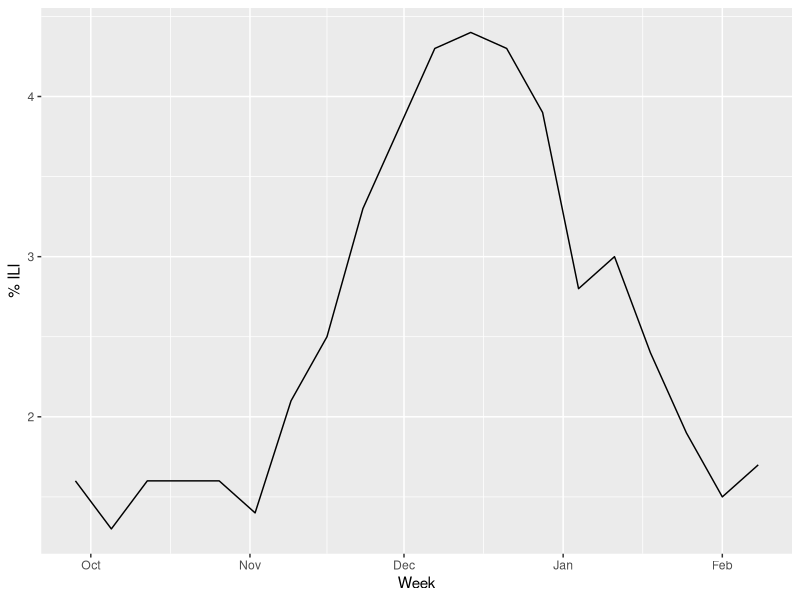

This chart was generated by the following R code:
## ---- chunk 1
#| label: fig-ili
#| echo: true
#| fig-alt: "Line chart of weekly percent ILI over 20 weeks, rising from
#|   about 1.5% to a peak near 4.5% in week 12, then falling."

library(ggplot2)

set.seed(2026)
ili <- data.frame(
  week    = seq(as.Date("2025-09-28"), by = "week", length.out = 20),
  pct_ili = round(1.5 + 3 * exp(-((1:20 - 12)^2) / 18) + rnorm(20, 0, 0.2), 1)
)

ggplot(ili, aes(week, pct_ili)) +
  geom_line() +
  labs(x = "Week", y = "% ILI")
